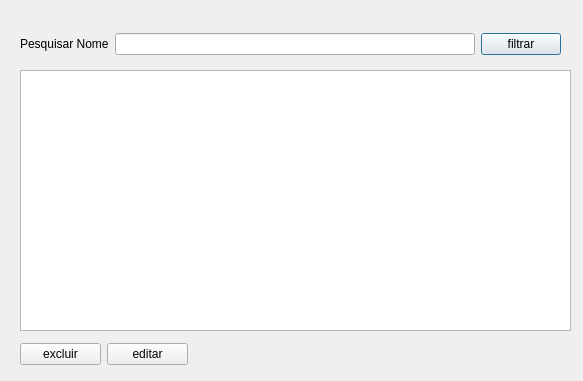
<?xml version="1.0" encoding="UTF-8"?>
<ui version="4.0">
 <class>fm_pesquisacontatos</class>
 <widget class="QDialog" name="fm_pesquisacontatos">
  <property name="geometry">
   <rect>
    <x>0</x>
    <y>0</y>
    <width>583</width>
    <height>381</height>
   </rect>
  </property>
  <property name="windowTitle">
   <string>Dialog</string>
  </property>
  <widget class="QTableWidget" name="tw_contatos">
   <property name="geometry">
    <rect>
     <x>20</x>
     <y>70</y>
     <width>551</width>
     <height>261</height>
    </rect>
   </property>
  </widget>
  <widget class="QWidget" name="">
   <property name="geometry">
    <rect>
     <x>20</x>
     <y>30</y>
     <width>541</width>
     <height>28</height>
    </rect>
   </property>
   <layout class="QHBoxLayout" name="horizontalLayout">
    <item>
     <widget class="QLabel" name="label">
      <property name="text">
       <string>Pesquisar Nome</string>
      </property>
     </widget>
    </item>
    <item>
     <widget class="QLineEdit" name="txt_pesqnome">
      <property name="minimumSize">
       <size>
        <width>300</width>
        <height>0</height>
       </size>
      </property>
     </widget>
    </item>
    <item>
     <widget class="QPushButton" name="btn_pesquisa">
      <property name="text">
       <string>filtrar</string>
      </property>
     </widget>
    </item>
   </layout>
  </widget>
  <widget class="QWidget" name="">
   <property name="geometry">
    <rect>
     <x>20</x>
     <y>340</y>
     <width>168</width>
     <height>28</height>
    </rect>
   </property>
   <layout class="QHBoxLayout" name="horizontalLayout_2">
    <item>
     <widget class="QPushButton" name="btn_excluir">
      <property name="text">
       <string>excluir</string>
      </property>
     </widget>
    </item>
    <item>
     <widget class="QPushButton" name="btn_editar">
      <property name="text">
       <string>editar</string>
      </property>
     </widget>
    </item>
   </layout>
  </widget>
 </widget>
 <resources/>
 <connections/>
</ui>
